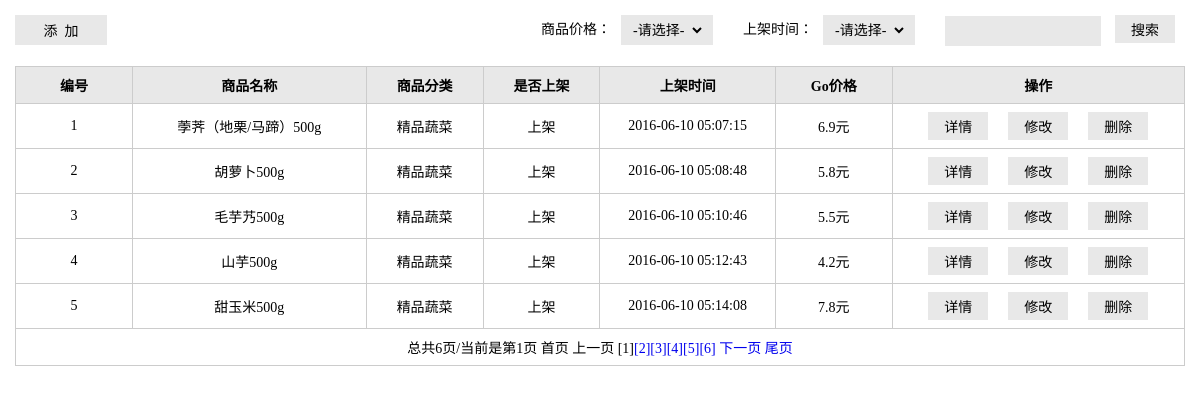
Screenshot of /GoShoppingWebsite/admin/listPro.php (signed in) with the database file from the repository.
### tables this page shows
CREATE TABLE `go_product` (
  `id` int(11) NOT NULL AUTO_INCREMENT,
  `pName` varchar(30) NOT NULL,
  `cId` int(11) NOT NULL,
  `pIndex` varchar(30) NOT NULL,
  `pNum` int(11) NOT NULL,
  `mPrice` double NOT NULL,
  `iPrice` double NOT NULL,
  `pDescription` longtext NOT NULL,
  `pImg` varchar(255) NOT NULL,
  `pTime` int(11) NOT NULL,
  `isShow` int(11) NOT NULL DEFAULT '1',
  `isHot` int(11) NOT NULL DEFAULT '0',
  PRIMARY KEY (`id`),
  UNIQUE KEY `id_UNIQUE` (`id`)
);

CREATE TABLE `go_cate` (
  `id` int(11) NOT NULL AUTO_INCREMENT,
  `name` varchar(30) NOT NULL,
  PRIMARY KEY (`id`),
  UNIQUE KEY `id_UNIQUE` (`id`)
);

### GoShoppingWebsite/lib/mysql.func.php (called while the page is built, shortened)
<?php
function fetchAll($link,$sql,$result_type=MYSQLI_ASSOC){
    $rows = array();
    $result = mysqli_query($link,$sql);
    while($row=mysqli_fetch_array($result,$result_type)){
        $rows[]=$row;
    }
    return $rows;
}
function getResultNum($link,$sql){
    $result = mysqli_query($link,$sql);
    return mysqli_num_rows($result);
}

### GoShoppingWebsite/admin/listPro.php (the view, shortened to what this page needs)
<?php
$link = connect();
$order=isset($_REQUEST['order'])?$_REQUEST['order']:null;
$orderBy=$order?"order by p.".$order:null;
$keywords=isset($_REQUEST['keywords'])?$_REQUEST['keywords']:null;
$where=$keywords?"where p.pName like '%{$keywords}%'":null;
$sql="select p.id,p.pName,p.pIndex,p.pNum,p.mPrice,p.iPrice,p.pDescription,p.pTime,p.isShow,p.isHot,c.name from go_product as p join go_cate c on p.cId=c.id {$where}";
$totalRows=getResultNum($link,$sql);
$pageSize=5;
$totalPage=ceil($totalRows/$pageSize);
$page=isset($_REQUEST['page'])?(int)$_REQUEST['page']:1;
$offset=($page-1)*$pageSize;
$sql="select p.id,p.pName,p.pIndex,p.pNum,p.mPrice,p.iPrice,p.pDescription,p.pTime,p.isShow,p.isHot,c.name from go_product as p join go_cate c on p.cId=c.id {$where} {$orderBy} limit {$offset},{$pageSize}";
$rows=array();
if($totalPage!=0)
	$rows=fetchAll($link,$sql);
?>
<!doctype html>
<html>
<head>
<link rel="stylesheet" href="styles/backstage.css">
<link rel="stylesheet" href="scripts/jquery-ui/css/ui-lightness/jquery-ui-1.10.4.custom.css" />
</head>
<body>
<div class="details">
                    <div class="details_operation clearfix">
                        <div class="bui_select">
                            <input type="button" value="添&nbsp;&nbsp;加" class="add" onclick="addPro()">
                        </div>
                        <div class="fr">
                            <div class="text">
                                <span>商品价格：</span>
                                <div class="bui_select">
                                    <select id="" class="select" onchange="change(this.value)">
                                    	<option>-请选择-</option>
                                    </select>
                                </div>
                            </div>
                            <div class="text">
                                <span>上架时间：</span>
                                <div class="bui_select">
                                 <select id="" class="select" onchange="change(this.value)">
                                 	<option>-请选择-</option>
                                    </select>
                                </div>
                            </div>
                            <div class="text">
								<input type="text" value="" class="search"  id="search" onkeypress="search()" >
								<input type="button" value="搜索" class="btn" onclick="searchbtn()">
                            </div>
                        </div>
                    </div>
                    <table class="table" cellspacing="0" cellpadding="0">
                        <thead>
                            <tr>
                                <th width="10%">编号</th>
                                <th width="20%">商品名称</th>
                                <th width="10%">商品分类</th>
                                <th width="10%">是否上架</th>
                                <th width="15%">上架时间</th>
                                <th width="10%">Go价格</th>
                                <th>操作</th>
                            </tr>
                        </thead>
                        <tbody>
                        <?php foreach($rows as $row):?>
                            <tr>
                                <td><label for="c1" class="label"><?php echo $row['id'];?></label></td>
                                <td><?php echo $row['pName']; ?></td>
                                <td><?php echo $row['name'];?></td>
                                <td>
                                	<?php echo $row['isShow']==1?"上架":"下架";?>
                                </td>
                                 <td><?php echo date("Y-m-d H:i:s",$row['pTime']);?></td>
                                  <td><?php echo $row['iPrice'];?>元</td>
                                <td align="center">
                                				<input type="button" value="详情" class="btn" onclick="showDetail(<?php echo $row['id'];?>,'<?php echo $row['pName'];?>')"><input type="button" value="修改" class="btn" onclick="editPro(<?php echo $row['id'];?>)"><input type="button" value="删除" class="btn"onclick="delPro(<?php echo $row['id'];?>)">
                                </td>
                            </tr>
                           <?php  endforeach;?>
                           <?php if($totalRows>$pageSize):?>
                            <tr>
                            	<td colspan="7"><?php echo showPage($page, $totalPage,"keywords={$keywords}&order={$order}");?></td>
                            </tr>
                            <?php endif;?>
                        </tbody>
                    </table>
                </div>
</body>
</html>

### GoShoppingWebsite/admin/styles/backstage.css (style rules this page uses)
* { margin: 0;padding: 0; }
input,select,textarea { outline: none;border: none; background: none; }
.clearfix:after, .clearfix:before { content: ""; display: table; }
.clearfix:after { clear: both; }
.clearfix { zoom:1; }
.fr { float: right; }
.details_operation { margin-bottom: 20px; }
.details { padding: 15px; font-family: "微软雅黑"; }
.bui_select { background-color: #E8E8E8; height: 30px; float: left; }
.add { width: 92px; height: 30px; font-family: "微软雅黑"; font-size: 14px; }
.select { font-family: "微软雅黑"; font-size: 14px; height: 22px; margin: 4px 8px; }
.text { float: left; margin-left: 30px; display: inline; }
.text span { line-height: 30px; font-size: 14px; float:left; margin-right: 10px; }
.search { width: 140px; height: 30px; line-height: 30px\9; background-color: #E8E8E8; padding: 0 8px; }
.table { border-collapse: collapse; width: 100%; font-size: 14px; }
.table th { background-color: #E8E8E8; }
.table th, .table td { border: solid 1px #ccc; padding: 8px;text-align:center; }
.label,.check { vertical-align: middle; }
.btn { padding: 4px 16px; background-color: #E8E8E8; margin: 0 10px;font-family: "微软雅黑"; font-size: 14px; }

### rows the page displays
go_product: id "1", pName "荸荠（地栗/马蹄）500g", go_cate.name "精品蔬菜", isShow "上架", pTime "2016-06-10 05:07:15", iPrice "6.9"
go_product: id "2", pName "胡萝卜500g", go_cate.name "精品蔬菜", isShow "上架", pTime "2016-06-10 05:08:48", iPrice "5.8"
go_product: id "3", pName "毛芋艿500g", go_cate.name "精品蔬菜", isShow "上架", pTime "2016-06-10 05:10:46", iPrice "5.5"
go_product: id "4", pName "山芋500g", go_cate.name "精品蔬菜", isShow "上架", pTime "2016-06-10 05:12:43", iPrice "4.2"
go_product: id "5", pName "甜玉米500g", go_cate.name "精品蔬菜", isShow "上架", pTime "2016-06-10 05:14:08", iPrice "7.8"

### other values shown
showPage($page, $totalPage,"keywords={$keywords}&order={$order}") "总共6页/当前是第1页"
